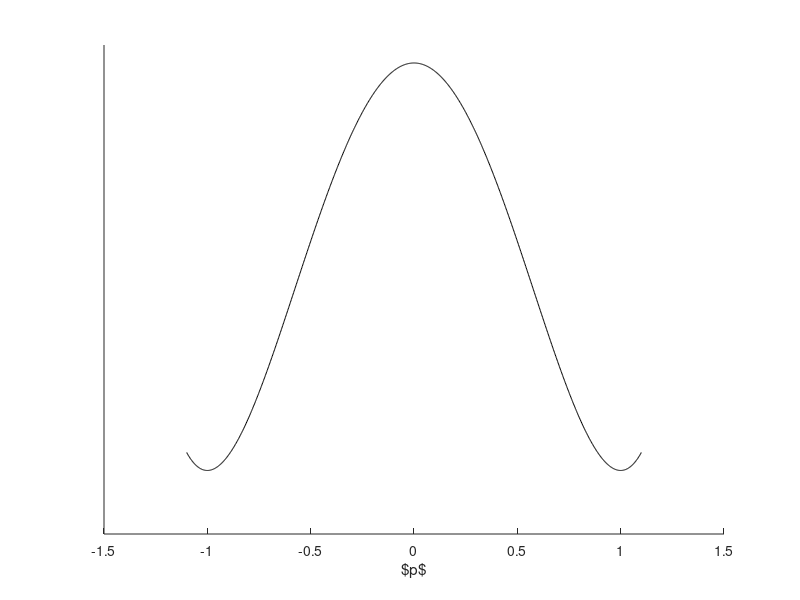

Recreate this plot in MATLAB. (Note: this script raises an error after producing the figure.)
function [h, vals, ps, ts] = draw_landscape(grad, pRange, tRange)
%% DRAW_LANDSCAPE(grad, pRange, tRange) will plot an energy landscape
%% corresponding to the gradient/slope function grad(p,t), where p is the
%% state and t is the time. pRange, tRange are ranges of p and t to draw the
%% landscape. Specifying either one as scalar will result in a line plot; a
%% surface plot is constructed if both have two elements. 
%%
%% Outputs: plot-object handle;
%%          vector/matrix of computed landscape values;
%%          scalar/vector of states sampled;
%%          scalar/vector of times sampled.
    
    if nargin < 1
        % Default gradient function, of state p and time t.
        grad = @(p,t) (1-p.^2).*p + t;
    end

    if nargin < 2
        % Default range of state to draw.
        pRange = [-1.1,1.1];
    end

    if nargin < 3
        % Default range of time.
        tRange = 0;
    end

    % Prepare the grid (potentially 1D) for plotting.
    ps = linspace(pRange(1),pRange(end),1e3);
    ts = linspace(tRange(1),tRange(end),1e3);
    ps = unique(ps);
    ts = unique(ts);

    [pM,tM] = meshgrid(ps,ts);

    % Integrate the negative gradient in p.
    vals = cumtrapz(ps, -grad(pM,tM), 2);

    % Check if the plot was already being held.
    origHold = get(gca,'NextPlot');
    hold on
    if length(ts) == 1
        % Plot as a function of p if only one time is specified.
        h = plot(ps, vals, 'Color', 'black');
        xlabel('$p$')
        set(gca,'YTick',[])

        % Form an interpolant to easily plot the steady states.
        landscapeFun = griddedInterpolant(ps, vals);
        gradFun = @(x) grad(x, ts(1));
        stst = find_roots(gradFun, pRange);
        stability = is_stable(stst, gradFun);
        scatter(stst(stability),landscapeFun(stst(stability)), 100, 'LineWidth', 2, 'MarkerFaceColor', 'black', 'MarkerEdgeColor', 'black')
        scatter(stst(~stability),landscapeFun(stst(~stability)), 100, 'LineWidth', 2, 'MarkerFaceColor', 'none', 'MarkerEdgeColor', 'black')

    elseif length(ps) == 1
        % Plot as a function of t if only one state is specified.
        h = plot(ts, vals, 'Color', 'black');
        xlabel('$t$')
        set(gca,'YTick',[])

        % Form an interpolant to easily plot the steady states.
        landscapeFun = griddedInterpolant(ts, vals);
        gradFun = @(x) grad(ps(1), x);
        stst = find_roots(gradFun, tRange);
        stability = is_stable(stst, gradFun);
        scatter(stst(stability),landscapeFun(stst(stability)), 100, 'LineWidth', 2, 'MarkerFaceColor', 'black', 'MarkerEdgeColor', 'black')
        scatter(stst(~stability),landscapeFun(stst(~stability)), 100, 'LineWidth', 2, 'MarkerFaceColor', 'none', 'MarkerEdgeColor', 'black')

    else
        % Otherwise, construct a surface.
        h = surf(ps, ts, vals, 'LineStyle', 'none');
        % Plot slices of the landscape 10 sampled t in the range.
        for i = round(1:(length(ts)-1)/10:length(ts))
            plot3(ps, ts(i)*ones(size(ps)), vals(i,:), 'Color', 'black')
        end

        % Form an interpolant object for the landscape.
        landscapeFun = griddedInterpolant(pM', tM', vals');

        % Plot the approximate location of roots.
        [M, c] = contour(pM, tM, grad(pM, tM), [0,0]);
        delete(c);
        draw_contours_on_surface(M, landscapeFun);

        xlabel('$p$')
        ylabel('$t$')
        set(gca,'ZTick',[])
    end
    % Restore the old hold value.
    set(gca,'NextPlot', origHold);
end
